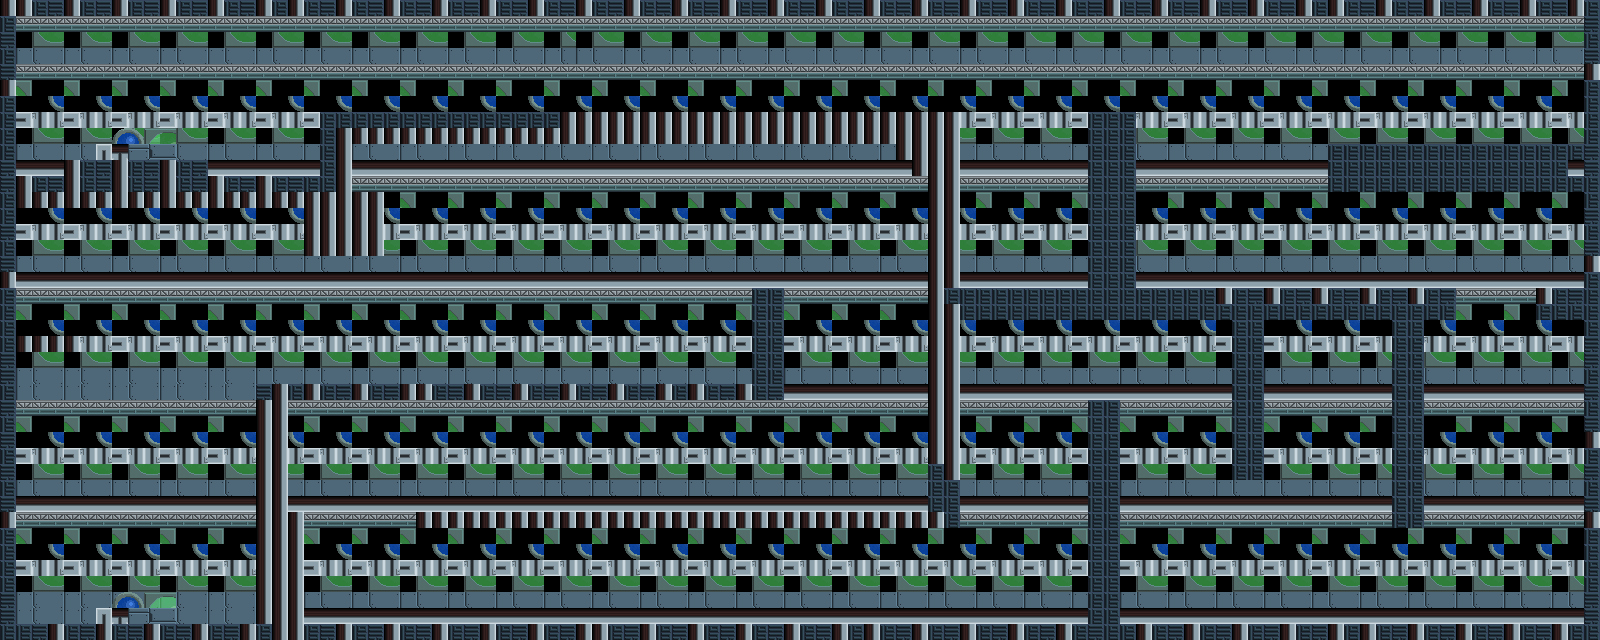

Tiled map render using the project's own tile images. Description and the map definition, with tile-layer contents summarised, below:
An orthogonal 100x40 tile map with 16x16 px tiles, 2 tile layers (texture, helipads) and 29 objects.

<map version="1.0" orientation="orthogonal" renderorder="left-down" width="100" height="40" tilewidth="16" tileheight="16" nextobjectid="42">
 <tileset firstgid="1" name="tileSetLand" tilewidth="16" tileheight="16" tilecount="72">
  <image source="tileSetLand.png" width="144" height="128" />
 </tileset>
 <layer name="texture" width="100" height="40">
  <data>[4000 cells, 4000 non-empty, 24 distinct tile ids]</data>
 </layer>
 <layer name="helipads" width="100" height="40">
  <data>[4000 cells, 24 non-empty, 12 distinct tile ids]</data>
 </layer>
 <objectgroup name="objects">
  <object id="2" x="0" y="0" width="1600" height="16" />
  <object id="3" x="1584" y="16" width="16" height="624" />
  <object id="4" x="0" y="624" width="1584" height="16" />
  <object id="5" x="0" y="16" width="16" height="608" />
  <object id="6" x="304" y="192" width="80" height="64" />
  <object id="7" x="16" y="176" width="288" height="32" />
  <object id="9" x="304" y="176" width="16" height="16" />
  <object id="10" x="320" y="112" width="32" height="80" />
  <object id="11" x="64" y="160" width="144" height="16" />
  <object id="12" x="352" y="112" width="608" height="32" />
  <object id="13" x="896" y="144" width="64" height="16" />
  <object id="14" x="912" y="160" width="48" height="16" />
  <object id="15" x="928" y="176" width="32" height="352" />
  <object id="16" x="416" y="512" width="512" height="16" />
  <object id="17" x="752" y="288" width="32" height="112" />
  <object id="18" x="1088" y="112" width="48" height="176" />
  <object id="19" x="960" y="288" width="496" height="32" />
  <object id="20" x="1328" y="144" width="256" height="48" />
  <object id="21" x="1536" y="288" width="48" height="32" />
  <object id="22" x="1392" y="320" width="32" height="208" />
  <object id="23" x="1232" y="320" width="32" height="160" />
  <object id="24" x="1088" y="400" width="32" height="224" />
  <object id="25" x="256" y="384" width="496" height="16" />
  <object id="26" x="256" y="400" width="32" height="112" />
  <object id="27" x="256" y="512" width="48" height="112" />
  <object id="28" x="16" y="336" width="64" height="16" />
 </objectgroup>
 <objectgroup name="player">
  <object id="38" x="106.364" y="575.636" width="48" height="32" />
 </objectgroup>
 <objectgroup name="landingpad">
  <object id="40" x="80" y="128" width="96" height="32" />
  <object id="41" x="80" y="592" width="96" height="32" />
 </objectgroup>
</map>